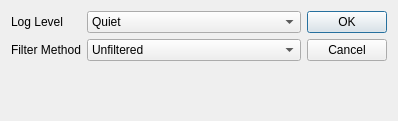
<?xml version="1.0" encoding="UTF-8"?>
<ui version="4.0">
 <class>DialogAnalyzeSettings</class>
 <widget class="QDialog" name="DialogAnalyzeSettings">
  <property name="geometry">
   <rect>
    <x>0</x>
    <y>0</y>
    <width>398</width>
    <height>121</height>
   </rect>
  </property>
  <property name="windowTitle">
   <string>Settings Analyzer</string>
  </property>
  <layout class="QGridLayout" name="gridLayout">
   <item row="0" column="2">
    <widget class="QDialogButtonBox" name="buttonBox">
     <property name="orientation">
      <enum>Qt::Vertical</enum>
     </property>
     <property name="standardButtons">
      <set>QDialogButtonBox::Cancel|QDialogButtonBox::Ok</set>
     </property>
    </widget>
   </item>
   <item row="0" column="1">
    <layout class="QFormLayout" name="formLayout_3">
     <item row="0" column="0">
      <widget class="QLabel" name="lLogLevel">
       <property name="text">
        <string>Log Level</string>
       </property>
      </widget>
     </item>
     <item row="0" column="1">
      <widget class="QComboBox" name="cbLogLevel">
       <property name="currentIndex">
        <number>0</number>
       </property>
       <item>
        <property name="text">
         <string comment="0">Quiet</string>
        </property>
       </item>
       <item>
        <property name="text">
         <string comment="1">Normal</string>
        </property>
       </item>
       <item>
        <property name="text">
         <string comment="2">Debug</string>
        </property>
       </item>
       <item>
        <property name="text">
         <string comment="3">All</string>
        </property>
       </item>
      </widget>
     </item>
     <item row="1" column="0">
      <widget class="QLabel" name="lFilterLevel">
       <property name="text">
        <string>Filter Method</string>
       </property>
      </widget>
     </item>
     <item row="1" column="1">
      <widget class="QComboBox" name="cbFilterLevel">
       <item>
        <property name="text">
         <string>Unfiltered</string>
        </property>
       </item>
       <item>
        <property name="text">
         <string>Parity</string>
        </property>
       </item>
       <item>
        <property name="text">
         <string>Full</string>
        </property>
       </item>
      </widget>
     </item>
    </layout>
   </item>
  </layout>
 </widget>
 <resources/>
 <connections>
  <connection>
   <sender>buttonBox</sender>
   <signal>accepted()</signal>
   <receiver>DialogAnalyzeSettings</receiver>
   <slot>accept()</slot>
   <hints>
    <hint type="sourcelabel">
     <x>388</x>
     <y>111</y>
    </hint>
    <hint type="destinationlabel">
     <x>157</x>
     <y>120</y>
    </hint>
   </hints>
  </connection>
  <connection>
   <sender>buttonBox</sender>
   <signal>rejected()</signal>
   <receiver>DialogAnalyzeSettings</receiver>
   <slot>reject()</slot>
   <hints>
    <hint type="sourcelabel">
     <x>388</x>
     <y>111</y>
    </hint>
    <hint type="destinationlabel">
     <x>286</x>
     <y>120</y>
    </hint>
   </hints>
  </connection>
 </connections>
</ui>
